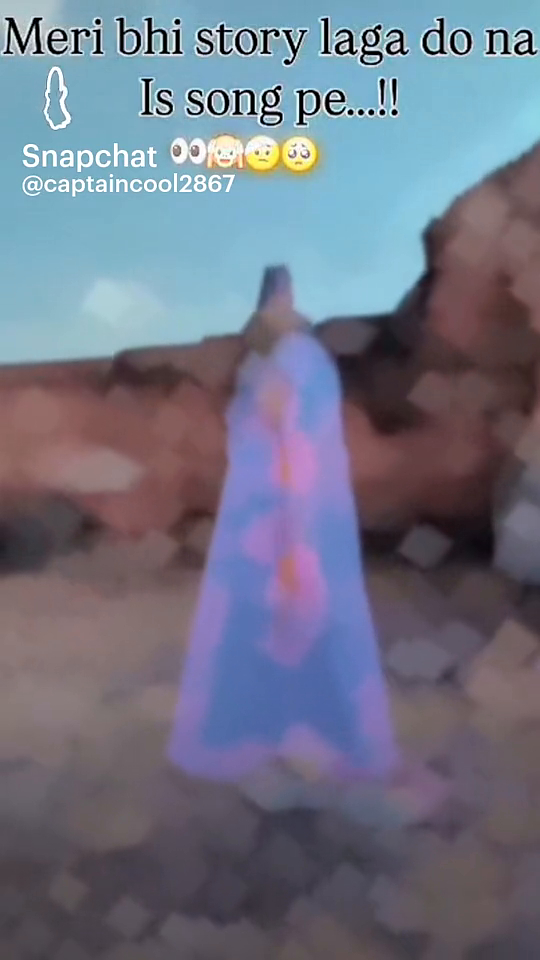
#> input picture frame 29 of v2.mp4, 540 x 960 px, given in place of saurabh1.avi, which was not available
$ python img5.py
#> lines starting #> are read from the running program, lines starting #| are printed output that depends on the picture; after the words box and inside, x2 and y2 are one past the last pixel; in counts of white or black regions, pixels touching at a corner belong together; pictures that were not available may be replaced by others from this repository, and a replacement may not be noted
#Capture Video from Camera
import cv2
#reading own video from webcamp
video = cv2.VideoCapture(0)
# Reading the video from URL
video = cv2.VideoCapture("saurabh1.avi",0)
# Initializing the backgroundsubtractor
background = cv2.createBackgroundSubtractorMOG2()

while(video.isOpened()):
    ret, frame = video.read()
#> frame is the input picture: shape (960, 540, 3); mean B, G, R 132.7, 116.1, 112

# Resizing the video
    frame = cv2.resize(frame, None,None, fx=0.2, fy=0.2)
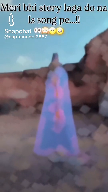
#> frame: shape (192, 108, 3); mean B, G, R 132.4, 115.8, 111.7

# Creating and applying the maskon each frame
    mask = background.apply(frame)
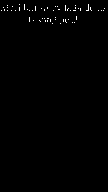
#> mask: shape (192, 108); values 127 (black) and 255 (white), 0.54% white in thin lines or dots, all inside (x1, y1, x2, y2) = (1, 4, 105, 24)
#  print(mask)
    cv2.imshow('frame', mask)
# Using waitKey to display eachframe of the video for 1 ms
    key = cv2.waitKey(100)
#> (key q is pressed here)
    if key == ord('q'):
        break

video.release()
cv2.destroyAllWindows()

$ run again, starting later in the video
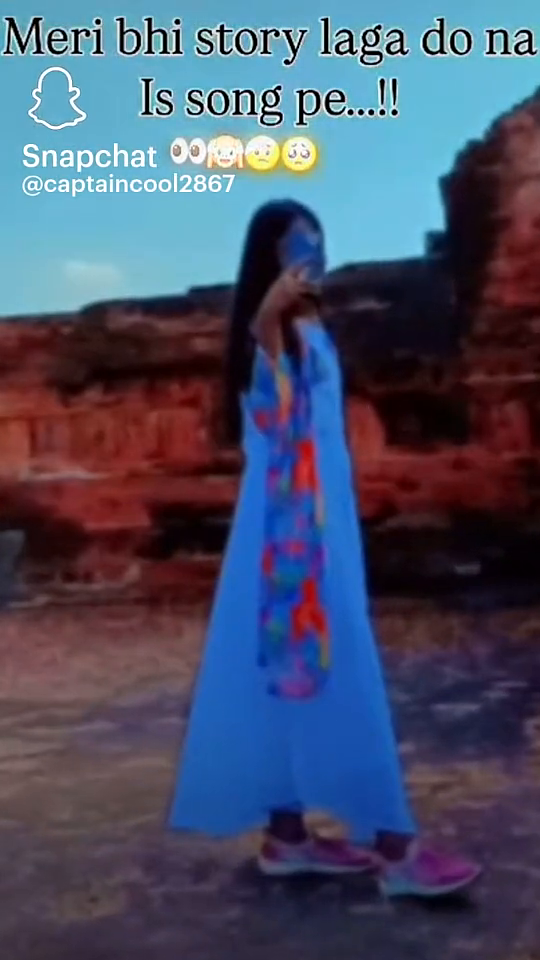
#> input picture frame 130 of v2.mp4, 540 x 960 px, given in place of saurabh1.avi, which was not available
#> frame is the input picture: shape (960, 540, 3); mean B, G, R 103.8, 80.2, 73
#> `frame = cv2.resize(frame, None,None, fx=0.2, fy=0.2)`:
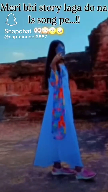
#> frame: shape (192, 108, 3); mean B, G, R 103.5, 79.9, 72.7
#> mask: shape (192, 108); values 127 (black) and 255 (white), 0.55% white in thin lines or dots, all inside (x1, y1, x2, y2) = (1, 4, 106, 24)

$ run again, starting later in the video
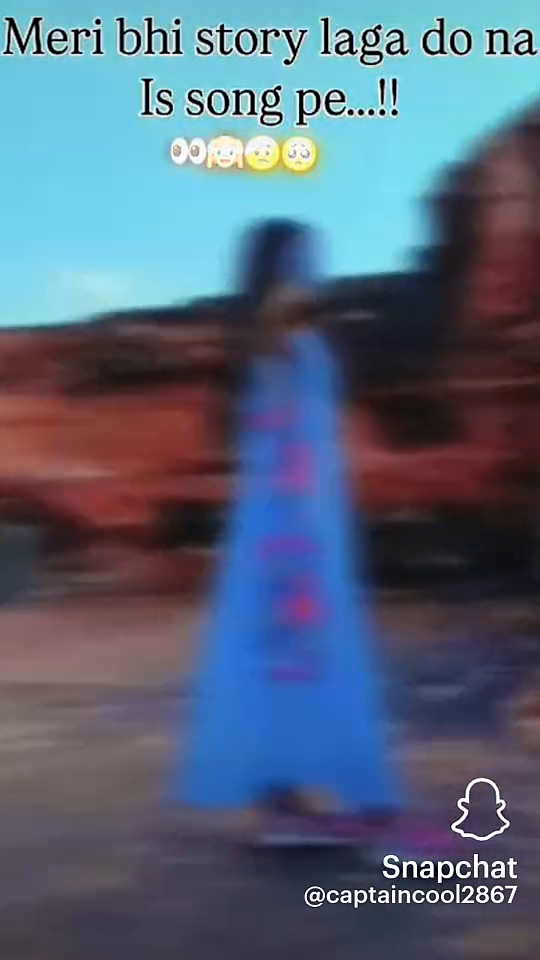
#> input picture frame 232 of v2.mp4, 540 x 960 px, given in place of saurabh1.avi, which was not available
#> frame is the input picture: shape (960, 540, 3); mean B, G, R 123.1, 102.4, 86.6
#> `frame = cv2.resize(frame, None,None, fx=0.2, fy=0.2)`:
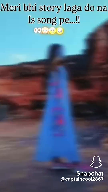
#> frame: shape (192, 108, 3); mean B, G, R 123.1, 102.4, 86.6
#> mask: shape (192, 108); values 127 (black) and 255 (white), 0.56% white in thin lines or dots, all inside (x1, y1, x2, y2) = (1, 4, 106, 176)
